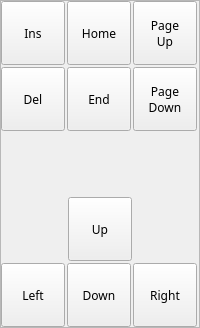
                 <widget class="QFrame" name="middleFrame_2">
                  <property name="sizePolicy">
                   <sizepolicy hsizetype="Maximum" vsizetype="Maximum">
                    <horstretch>0</horstretch>
                    <verstretch>0</verstretch>
                   </sizepolicy>
                  </property>
                  <property name="frameShape">
                   <enum>QFrame::StyledPanel</enum>
                  </property>
                  <property name="frameShadow">
                   <enum>QFrame::Sunken</enum>
                  </property>
                  <layout class="QVBoxLayout" name="verticalLayout_6">
                   <property name="spacing">
                    <number>2</number>
                   </property>
                   <property name="leftMargin">
                    <number>0</number>
                   </property>
                   <property name="topMargin">
                    <number>0</number>
                   </property>
                   <property name="rightMargin">
                    <number>0</number>
                   </property>
                   <property name="bottomMargin">
                    <number>0</number>
                   </property>
                   <item>
                    <widget class="QWidget" name="midRow0_2" native="true">
                     <layout class="QHBoxLayout" name="horizontalLayout_23">
                      <property name="spacing">
                       <number>2</number>
                      </property>
                      <property name="leftMargin">
                       <number>0</number>
                      </property>
                      <property name="topMargin">
                       <number>0</number>
                      </property>
                      <property name="rightMargin">
                       <number>0</number>
                      </property>
                      <property name="bottomMargin">
                       <number>0</number>
                      </property>
                      <item>
                       <widget class="QPushButton" name="pushButton_210">
                        <property name="sizePolicy">
                         <sizepolicy hsizetype="Minimum" vsizetype="Fixed">
                          <horstretch>0</horstretch>
                          <verstretch>0</verstretch>
                         </sizepolicy>
                        </property>
                        <property name="minimumSize">
                         <size>
                          <width>64</width>
                          <height>64</height>
                         </size>
                        </property>
                        <property name="maximumSize">
                         <size>
                          <width>64</width>
                          <height>64</height>
                         </size>
                        </property>
                        <property name="font">
                         <font>
                          <family>TF2 Build</family>
                          <weight>50</weight>
                          <italic>false</italic>
                          <bold>false</bold>
                          <stylestrategy>PreferDefault</stylestrategy>
                         </font>
                        </property>
                        <property name="cursor">
                         <cursorShape>PointingHandCursor</cursorShape>
                        </property>
                        <property name="text">
                         <string>Ins</string>
                        </property>
                        <property name="autoRepeat">
                         <bool>false</bool>
                        </property>
                       </widget>
                      </item>
                      <item>
                       <widget class="QPushButton" name="pushButton_211">
                        <property name="minimumSize">
                         <size>
                          <width>64</width>
                          <height>64</height>
                         </size>
                        </property>
                        <property name="maximumSize">
                         <size>
                          <width>64</width>
                          <height>64</height>
                         </size>
                        </property>
                        <property name="font">
                         <font>
                          <family>TF2 Build</family>
                          <weight>50</weight>
                          <italic>false</italic>
                          <bold>false</bold>
                          <stylestrategy>PreferDefault</stylestrategy>
                         </font>
                        </property>
                        <property name="cursor">
                         <cursorShape>PointingHandCursor</cursorShape>
                        </property>
                        <property name="text">
                         <string>Home</string>
                        </property>
                        <property name="autoRepeat">
                         <bool>false</bool>
                        </property>
                       </widget>
                      </item>
                      <item>
                       <widget class="QPushButton" name="pushButton_212">
                        <property name="minimumSize">
                         <size>
                          <width>64</width>
                          <height>64</height>
                         </size>
                        </property>
                        <property name="maximumSize">
                         <size>
                          <width>64</width>
                          <height>64</height>
                         </size>
                        </property>
                        <property name="font">
                         <font>
                          <family>TF2 Build</family>
                          <weight>50</weight>
                          <italic>false</italic>
                          <bold>false</bold>
                          <stylestrategy>PreferDefault</stylestrategy>
                         </font>
                        </property>
                        <property name="cursor">
                         <cursorShape>PointingHandCursor</cursorShape>
                        </property>
                        <property name="text">
                         <string>Page
Up</string>
                        </property>
                        <property name="autoRepeat">
                         <bool>false</bool>
                        </property>
                       </widget>
                      </item>
                     </layout>
                    </widget>
                   </item>
                   <item>
                    <widget class="QWidget" name="midrow1_2" native="true">
                     <layout class="QHBoxLayout" name="horizontalLayout_24">
                      <property name="spacing">
                       <number>2</number>
                      </property>
                      <property name="leftMargin">
                       <number>0</number>
                      </property>
                      <property name="topMargin">
                       <number>0</number>
                      </property>
                      <property name="rightMargin">
                       <number>0</number>
                      </property>
                      <property name="bottomMargin">
                       <number>0</number>
                      </property>
                      <item>
                       <widget class="QPushButton" name="pushButton_213">
                        <property name="minimumSize">
                         <size>
                          <width>64</width>
                          <height>64</height>
                         </size>
                        </property>
                        <property name="maximumSize">
                         <size>
                          <width>64</width>
                          <height>64</height>
                         </size>
                        </property>
                        <property name="font">
                         <font>
                          <family>TF2 Build</family>
                          <weight>50</weight>
                          <italic>false</italic>
                          <bold>false</bold>
                          <stylestrategy>PreferDefault</stylestrategy>
                         </font>
                        </property>
                        <property name="cursor">
                         <cursorShape>PointingHandCursor</cursorShape>
                        </property>
                        <property name="text">
                         <string>Del</string>
                        </property>
                        <property name="autoRepeat">
                         <bool>false</bool>
                        </property>
                       </widget>
                      </item>
                      <item>
                       <widget class="QPushButton" name="pushButton_214">
                        <property name="minimumSize">
                         <size>
                          <width>64</width>
                          <height>64</height>
                         </size>
                        </property>
                        <property name="maximumSize">
                         <size>
                          <width>64</width>
                          <height>64</height>
                         </size>
                        </property>
                        <property name="font">
                         <font>
                          <family>TF2 Build</family>
                          <weight>50</weight>
                          <italic>false</italic>
                          <bold>false</bold>
                          <stylestrategy>PreferDefault</stylestrategy>
                         </font>
                        </property>
                        <property name="cursor">
                         <cursorShape>PointingHandCursor</cursorShape>
                        </property>
                        <property name="text">
                         <string>End</string>
                        </property>
                        <property name="autoRepeat">
                         <bool>false</bool>
                        </property>
                       </widget>
                      </item>
                      <item>
                       <widget class="QPushButton" name="pushButton_215">
                        <property name="minimumSize">
                         <size>
                          <width>64</width>
                          <height>64</height>
                         </size>
                        </property>
                        <property name="maximumSize">
                         <size>
                          <width>64</width>
                          <height>64</height>
                         </size>
                        </property>
                        <property name="font">
                         <font>
                          <family>TF2 Build</family>
                          <weight>50</weight>
                          <italic>false</italic>
                          <bold>false</bold>
                          <stylestrategy>PreferDefault</stylestrategy>
                         </font>
                        </property>
                        <property name="cursor">
                         <cursorShape>PointingHandCursor</cursorShape>
                        </property>
                        <property name="text">
                         <string>Page
Down</string>
                        </property>
                        <property name="autoRepeat">
                         <bool>false</bool>
                        </property>
                       </widget>
                      </item>
                     </layout>
                    </widget>
                   </item>
                   <item>
                    <spacer name="midrow2Spacer_2">
                     <property name="font">
                      <font>
                       <family>TF2 Build</family>
                       <weight>50</weight>
                       <italic>false</italic>
                       <bold>false</bold>
                       <stylestrategy>PreferDefault</stylestrategy>
                      </font>
                     </property>
                     <property name="cursor">
                      <cursorShape>ArrowCursor</cursorShape>
                     </property>
                     <property name="orientation">
                      <enum>Qt::Vertical</enum>
                     </property>
                     <property name="sizeType">
                      <enum>QSizePolicy::Fixed</enum>
                     </property>
                     <property name="sizeHint" stdset="0">
                      <size>
                       <width>20</width>
                       <height>64</height>
                      </size>
                     </property>
                    </spacer>
                   </item>
                   <item>
                    <widget class="QWidget" name="midRow3_2" native="true">
                     <layout class="QHBoxLayout" name="midrow3_2">
                      <property name="spacing">
                       <number>0</number>
                      </property>
                      <property name="leftMargin">
                       <number>0</number>
                      </property>
                      <property name="topMargin">
                       <number>0</number>
                      </property>
                      <property name="rightMargin">
                       <number>0</number>
                      </property>
                      <property name="bottomMargin">
                       <number>0</number>
                      </property>
                      <item>
                       <widget class="QPushButton" name="pushButton_216">
                        <property name="minimumSize">
                         <size>
                          <width>64</width>
                          <height>64</height>
                         </size>
                        </property>
                        <property name="maximumSize">
                         <size>
                          <width>64</width>
                          <height>64</height>
                         </size>
                        </property>
                        <property name="font">
                         <font>
                          <family>TF2 Build</family>
                          <weight>50</weight>
                          <italic>false</italic>
                          <bold>false</bold>
                          <stylestrategy>PreferDefault</stylestrategy>
                         </font>
                        </property>
                        <property name="cursor">
                         <cursorShape>PointingHandCursor</cursorShape>
                        </property>
                        <property name="text">
                         <string>Up</string>
                        </property>
                        <property name="autoRepeat">
                         <bool>false</bool>
                        </property>
                       </widget>
                      </item>
                     </layout>
                    </widget>
                   </item>
                   <item>
                    <widget class="QWidget" name="midRow4_2" native="true">
                     <layout class="QHBoxLayout" name="midrow4_2">
                      <property name="spacing">
                       <number>2</number>
                      </property>
                      <property name="leftMargin">
                       <number>0</number>
                      </property>
                      <property name="topMargin">
                       <number>0</number>
                      </property>
                      <property name="rightMargin">
                       <number>0</number>
                      </property>
                      <property name="bottomMargin">
                       <number>0</number>
                      </property>
                      <item>
                       <widget class="QPushButton" name="pushButton_217">
                        <property name="minimumSize">
                         <size>
                          <width>64</width>
                          <height>64</height>
                         </size>
                        </property>
                        <property name="maximumSize">
                         <size>
                          <width>64</width>
                          <height>64</height>
                         </size>
                        </property>
                        <property name="font">
                         <font>
                          <family>TF2 Build</family>
                          <weight>50</weight>
                          <italic>false</italic>
                          <bold>false</bold>
                          <stylestrategy>PreferDefault</stylestrategy>
                         </font>
                        </property>
                        <property name="cursor">
                         <cursorShape>PointingHandCursor</cursorShape>
                        </property>
                        <property name="text">
                         <string>Left</string>
                        </property>
                        <property name="autoRepeat">
                         <bool>false</bool>
                        </property>
                       </widget>
                      </item>
                      <item>
                       <widget class="QPushButton" name="pushButton_218">
                        <property name="minimumSize">
                         <size>
                          <width>64</width>
                          <height>64</height>
                         </size>
                        </property>
                        <property name="maximumSize">
                         <size>
                          <width>64</width>
                          <height>64</height>
                         </size>
                        </property>
                        <property name="font">
                         <font>
                          <family>TF2 Build</family>
                          <weight>50</weight>
                          <italic>false</italic>
                          <bold>false</bold>
                          <stylestrategy>PreferDefault</stylestrategy>
                         </font>
                        </property>
                        <property name="cursor">
                         <cursorShape>PointingHandCursor</cursorShape>
                        </property>
                        <property name="text">
                         <string>Down</string>
                        </property>
                        <property name="autoRepeat">
                         <bool>false</bool>
                        </property>
                       </widget>
                      </item>
                      <item>
                       <widget class="QPushButton" name="pushButton_219">
                        <property name="minimumSize">
                         <size>
                          <width>64</width>
                          <height>64</height>
                         </size>
                        </property>
                        <property name="maximumSize">
                         <size>
                          <width>64</width>
                          <height>64</height>
                         </size>
                        </property>
                        <property name="font">
                         <font>
                          <family>TF2 Build</family>
                          <weight>50</weight>
                          <italic>false</italic>
                          <bold>false</bold>
                          <stylestrategy>PreferDefault</stylestrategy>
                         </font>
                        </property>
                        <property name="cursor">
                         <cursorShape>PointingHandCursor</cursorShape>
                        </property>
                        <property name="text">
                         <string>Right</string>
                        </property>
                        <property name="autoRepeat">
                         <bool>false</bool>
                        </property>
                       </widget>
                      </item>
                     </layout>
                    </widget>
                   </item>
                  </layout>
                 </widget>
